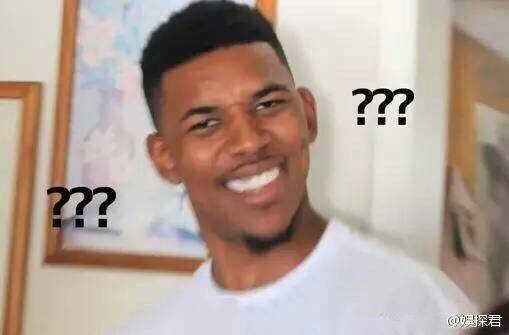
#> input picture test_data/001.jpg, 509 x 335 px, given in place of the camera
$ python video.py   (older library calls are emulated)
#> lines starting #> are read from the running program, lines starting #| are printed output that depends on the picture
# -*-coding:utf-8 -*-
import cv2
import time


# 保存截图
save_path = './img/'

# 定义摄像头对象，其参数0表示第一个摄像头
camera = cv2.VideoCapture(0)
#
# 外接摄像头
# camera = cv2.VideoCapture(1)

# 判断视频是否打开
if (camera.isOpened()):
    print('Open')
else:
    print('摄像头未打开')

# 测试用,查看视频size
size = (int(camera.get(cv2.CAP_PROP_FRAME_WIDTH)),
        int(camera.get(cv2.CAP_PROP_FRAME_HEIGHT)))
print('size:'+repr(size))


if camera.isOpened(): #判断是否正常打开
  rval , frame = camera.read()
#> frame is the input picture: shape (335, 509, 3); mean B, G, R 148.8, 159.3, 178.4
else:
  rval = False

timeF = 1000 #视频帧计数间隔频率

# 帧率
fps = 5
# 总是取前一帧做为背景（不用考虑环境影响）
pre_frame = None
count = 1
while(1):
    start = time.time()
    # 读取视频流
    ret, frame = camera.read()
    # 转灰度图
    gray_lwpCV = cv2.cvtColor(frame, cv2.COLOR_BGR2GRAY)
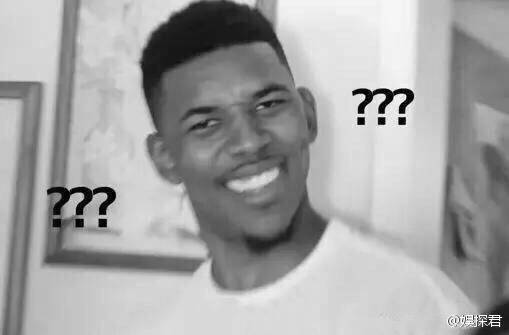
#> gray_lwpCV: shape (335, 509); min 0, max 255, mean 163.8

    if not ret:
        break
    end = time.time()

    cv2.imshow("capture", frame)

    # 运动检测部分
    seconds = end - start
    if seconds < 1.0 / fps:
        time.sleep(1.0 / fps - seconds)
    gray_lwpCV = cv2.resize(gray_lwpCV, (500, 500))
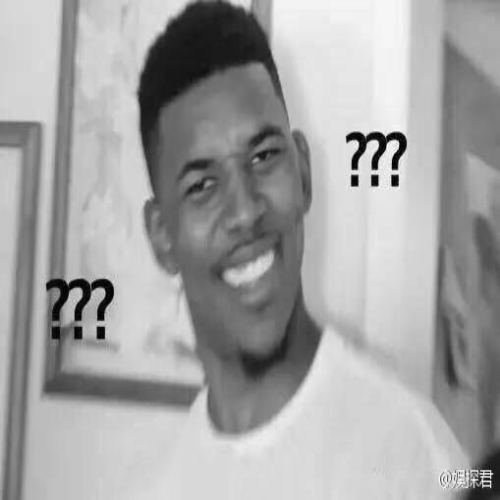
#> gray_lwpCV: shape (500, 500); min 0, max 254, mean 163.7
    # 用高斯滤波进行模糊处理
    gray_lwpCV = cv2.GaussianBlur(gray_lwpCV, (21, 21), 0)
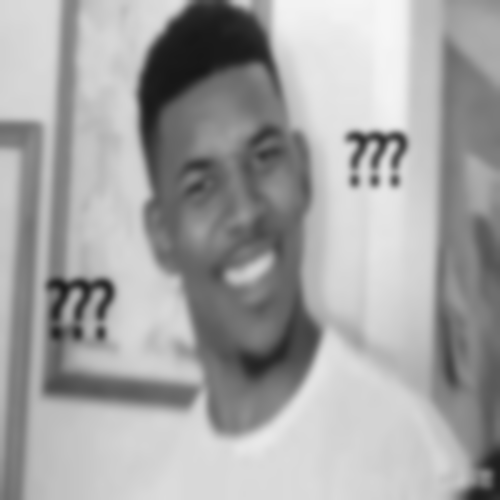
#> gray_lwpCV: shape (500, 500); min 22, max 246, mean 163.7

    # 如果没有背景图像就将当前帧当作背景图片
    if pre_frame is None:
        pre_frame = gray_lwpCV
    else:
        # absdiff把两幅图的差的绝对值输出到另一幅图上面来
        img_delta = cv2.absdiff(pre_frame, gray_lwpCV)
        #threshold阈值函数(原图像应该是灰度图,对像素值进行分类的阈值,当像素值高于（有时是小于）阈值时应该被赋予的新的像素值,阈值方法)
        thresh = cv2.threshold(img_delta, 25, 255, cv2.THRESH_BINARY)[1]
        # 膨胀图像
        thresh = cv2.dilate(thresh, None, iterations=2)
        # findContours检测物体轮廓(寻找轮廓的图像,轮廓的检索模式,轮廓的近似办法)
        image, contours, hierarchy = cv2.findContours(thresh.copy(), cv2.RETR_EXTERNAL, cv2.CHAIN_APPROX_SIMPLE)
        for c in contours:
            # 设置敏感度
            # contourArea计算轮廓面积
            if cv2.contourArea(c) < 1000:
                continue
            else:
                print("出现目标物，请求核实")
                # 保存图像
                cv2.imwrite('./img/' + str(count) + '.jpg', frame)
                print(str(count) + '.jpg')
                count = count + 1
                break
        pre_frame = gray_lwpCV

    if cv2.waitKey(1) & 0xFF == ord('q'):
#> (key q is pressed here)
        break


# release()释放摄像头
camera.release()
#destroyAllWindows()关闭所有图像窗口
cv2.destroyAllWindows()
